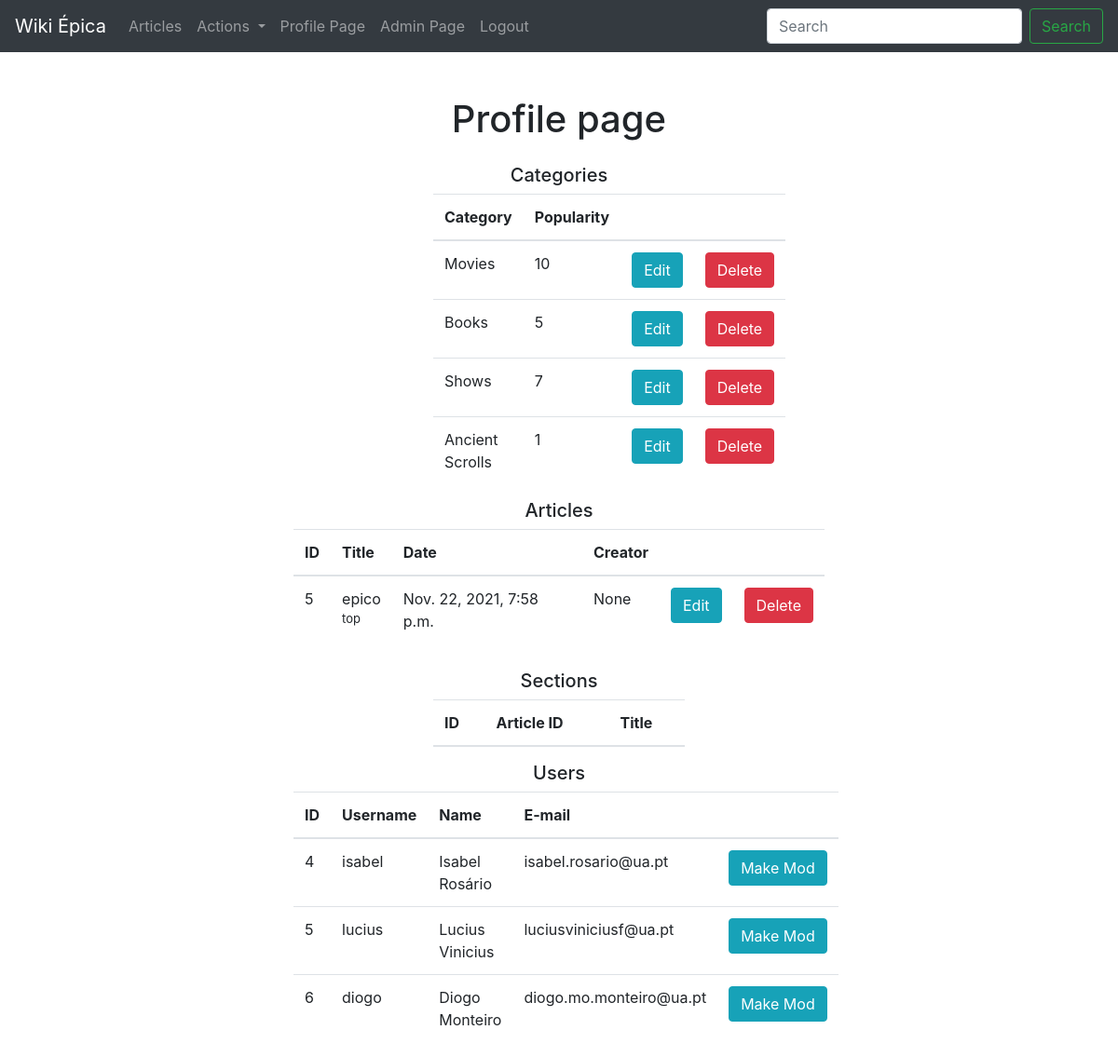
/adminPage/ (signed in), run on the app's committed database.
### wiki/models.py (models this page shows, shortened)
class Category(models.Model):
    name = models.CharField(max_length=80)
    popularity = models.IntegerField()

class Article(models.Model):
    title = models.CharField(max_length=120)
    short_description = models.CharField(max_length=800)
    main_text = models.TextField()
    main_image = models.ImageField(upload_to=upload_path)
    side_card = models.JSONField(null=True, blank=True)
    categories = models.ManyToManyField(Category)
    date_created = models.DateTimeField(default=datetime.datetime.now)
    date_last_modified = models.DateTimeField(default=datetime.datetime.now)
    created_by_user = models.ForeignKey(
        settings.AUTH_USER_MODEL,
        null=True,
        on_delete=models.SET_NULL,
        related_name="creator"
    )
    last_modified_by_user = models.ForeignKey(
        settings.AUTH_USER_MODEL,
        null=True,
        on_delete=models.SET_NULL
    )
    edit_restriction_level = models.IntegerField()

### wiki/views.py (the view, shortened to what this page needs)
# urls.py: path('adminPage/', views.adminPage),
def adminPage(request):
    categories = Category.objects.all()
    articles = Article.objects.all()
    sections = Section.objects.all()
    users = User.objects.all()
    global mods_error
    params = {
        "categories": categories,
        "articles": articles,
        "sections": sections,
        "users": users,
        "mods_error": mods_error,
    }
    mods_error = False
    return render(request, "admin_page.html", params)

### wiki/templatetags/custom_tags.py (called while the page is built)
@register.filter(name='has_group')
def has_group(user, group_name):
    return user.groups.filter(name=group_name).exists()

### wiki/templates/admin_page.html (shortened to what this page needs)
{% extends "layout.html" %}
{% block content %}
    <div class="d-flex justify-content-center mt-5"><h1>Profile page</h1></div>
    {% if not user.is_authenticated %}
        <div class="d-flex justify-content-center mt-5"><p class="text-danger">Please login to see this page.</p></div>
    {% elif not user.is_superuser %}
        <div class="d-flex justify-content-center mt-5"><p class="text-danger">You need admin permission level to see this page.</p></div>
    {% else %}
        <div class="container w-25 mt-3">
            <h5 class="d-flex justify-content-center">Categories</h5>
            <table class="table">
                <thead>
                    <tr>
                        <th scope="col">Category</th>
                        <th scope="col">Popularity</th>
                        <th scope="col"></th>
                        <th scope="col"></th>
                    </tr>
                </thead>
                <tbody>
                    {% for category in categories %}
                        <tr>
                            <td>{{ category.name }}</td>
                            <td>{{ category.popularity }}</td>
                            <td><a role="button" class="btn btn-info" style="color: white" href="/categories/edit/{{ category.id }}/">Edit</a></td>
                            <td>
                                <form action="." method="post">
                                    <input type="submit" value="Delete" role="button" class="btn btn-danger"></input>
                                </form>
                            </td>
                        </tr>
                    {% endfor %}
                </tbody>
            </table>
        </div>
        <div class="container w-50 mt-3">
            <h5 class="d-flex justify-content-center">Articles</h5>
            <table class="table">
                <thead>
                    <tr>
                        <th scope="col">ID</th>
                        <th scope="col">Title</th>
                        <th scope="col">Date</th>
                        <th scope="col">Creator</th>
                        <th scope="col"></th>
                        <th scope="col"></th>
                    </tr>
                </thead>
                <tbody>
                    {% for article in articles %}
                        <tr>
                            <td>{{ article.id }}</td>
                            <td>
                                {{ article.title }}
                                <p style="font-size: small">{{ article.short_description }}</p>
                            </td>
                            <td>{{ article.date_created }}</td>
                            <td>{{ article.created_by_user }}</td>
                            <td><a role="button" class="btn btn-info" style="color: white" href="/articles/edit/{{ article.id }}/">Edit</a></td>
                            <td>
                                <form action="." method="post">
                                    <input type="submit" value="Delete" role="button" class="btn btn-danger"></input>
                                </form>
                            </td>
                        </tr>
                    {% endfor %}
                </tbody>
            </table>
        </div>
        <div class="container w-25 mt-3">
            <h5 class="d-flex justify-content-center">Sections</h5>
            <table class="table">
                <thead>
                    <tr>
                        <th scope="col">ID</th>
                        <th scope="col">Article ID</th>
                        <th scope="col">Title</th>
                    </tr>
                </thead>
            </table>
        </div>
        <div class="container w-50 mt-3">
            <h5 class="d-flex justify-content-center">Users</h5>
            <table class="table">
                <thead>
                    <tr>
                        <th scope="col">ID</th>
                        <th scope="col">Username</th>
                        <th scope="col">Name</th>
                        <th scope="col">E-mail</th>
                        <th scope="col"></th>
                    </tr>
                </thead>
                <tbody>
                    {% for user in users %}
                        {% if user.username != "admin" %}
                            <tr>
                                <td>{{ user.id }}</td>
                                <td>{{ user.username }}</td>
                                <td>{{ user.first_name }} {{ user.last_name }}</td>
                                <td>{{ user.email }}</td>
                                {% if not user|has_group:"Mods" %}
                                    <td>
                                        <form action="." method="post">
                                            <input type="submit" value="Make Mod" role="button" class="btn btn-info"></input>
                                        </form>
                                    </td>
                                {% endif %}
                            </tr>
                        {% endif %}
                    {% endfor %}
                </tbody>
            </table>
        </div>
    {% endif %}
{% endblock %}

### data on the page
Category: name "Movies", popularity "10"
Category: name "Books", popularity "5"
Category: name "Shows", popularity "7"
Category: name "Ancient Scrolls", popularity "1"
Article: id "5", title "epico", short_description "top", date_created "Nov. 22, 2021, 7:58 p.m.", created_by_user "None"

### other printed values
{{ user.id }} "4"
{{ user.username }} "isabel"
{{ user.first_name }} "Isabel"
{{ user.last_name }} "Rosário"
{{ user.email }} "isabel.rosario@ua.pt"
{{ user.id }} "5"
{{ user.username }} "lucius"
{{ user.first_name }} "Lucius"
{{ user.last_name }} "Vinicius"
{{ user.email }} "luciusviniciusf@ua.pt"
{{ user.id }} "6"
{{ user.username }} "diogo"
{{ user.first_name }} "Diogo"
{{ user.last_name }} "Monteiro"
{{ user.email }} "diogo.mo.monteiro@ua.pt"
